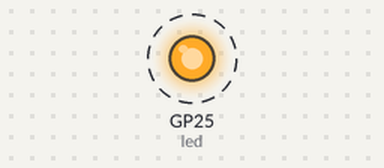
A program run on a simulated Raspberry Pi Pico running MicroPython. Shown: output pins drawn as LEDs (lit = HIGH). Dashed ring = blinking. WiFi joins after 1.5 s; the clock reads 2024-03-15 10:24:30 at power-on unless the program sets it; values from a settings file that is not in the repository are placeholders; web requests get an empty 200 reply after 0.4 s; what the program prints to the serial console is not drawn.

Above: at 21.5 s.
Timing chart, 0 to 25.7 s (numbered marks = the images above):
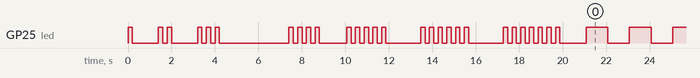

The program:

main_diagnostic.py
```python
"""
Diagnostic version of main.py to identify crash points
Upload this as main.py to test where the Pico is failing
"""

import time
from machine import Pin

print("=" * 50)
print("DIAGNOSTIC MODE - GharSwitch Pico")
print("=" * 50)

# Blink LED to show we're alive
led = Pin("LED", Pin.OUT)

def blink_pattern(count, delay=0.2):
    """Blink LED to show progress"""
    for i in range(count):
        led.on()
        time.sleep(delay)
        led.off()
        time.sleep(delay)

print("[1/7] Basic imports successful")
blink_pattern(1)
time.sleep(1)

# Test network import
try:
    import network
    print("[2/7] Network module imported")
    blink_pattern(2)
    time.sleep(1)
except Exception as e:
    print(f"[ERROR] Failed to import network: {e}")
    while True:
        blink_pattern(10, 0.1)
        time.sleep(2)

# Test config import
try:
    import config
    print("[3/7] Config module imported")
    print(f"    WIFI_SSID: {config.WIFI_SSID}")
    print(f"    TENANT_ID: {config.TENANT_ID}")
    print(f"    DEVICE_ID: {config.DEVICE_ID}")
    blink_pattern(3)
    time.sleep(1)
except Exception as e:
    print(f"[ERROR] Failed to import config: {e}")
    while True:
        blink_pattern(10, 0.1)
        time.sleep(2)

# Test WiFi connection
try:
    print("[4/7] Testing WiFi connection...")
    wlan = network.WLAN(network.STA_IF)
    wlan.active(True)

    if not wlan.isconnected():
        print(f"    Connecting to {config.WIFI_SSID}...")
        wlan.connect(config.WIFI_SSID, config.WIFI_PASS)

        timeout = 15
        while not wlan.isconnected() and timeout > 0:
            print(f"    Waiting... {timeout}s")
            time.sleep(1)
            timeout -= 1

    if wlan.isconnected():
        print(f"    WiFi Connected! IP: {wlan.ifconfig()[0]}")
        blink_pattern(4)
    else:
        print("    [WARNING] WiFi connection failed")
        blink_pattern(4, 0.5)  # Slower blinks = warning

    time.sleep(1)
except Exception as e:
    print(f"[ERROR] WiFi test failed: {e}")
    while True:
        blink_pattern(10, 0.1)
        time.sleep(2)

# Test NTP time sync
try:
    print("[5/7] Testing NTP time sync...")
    import ntptime
    ntptime.settime()
    print("    Time synced successfully")
    blink_pattern(5)
    time.sleep(1)
except Exception as e:
    print(f"[WARNING] NTP sync failed: {e}")
    print("    Continuing anyway...")
    blink_pattern(5, 0.5)
    time.sleep(1)

# Test HTTP request
try:
    print("[6/7] Testing HTTP request...")
    import urequests

    # Simple test request
    print("    Making test request to Google...")
    r = urequests.get("http://www.google.com")
    print(f"    Response: {r.status_code}")
    r.close()
    blink_pattern(6)
    time.sleep(1)
except Exception as e:
    print(f"[ERROR] HTTP request failed: {e}")
    while True:
        blink_pattern(10, 0.1)
        time.sleep(2)

# Test Firebase auth
try:
    print("[7/7] Testing Firebase authentication...")
    import ujson

    payload = ujson.dumps({
        "deviceId": config.DEVICE_ID,
        "deviceSecret": config.DEVICE_SECRET
    })

    print(f"    Requesting custom token from {config.AUTH_URL}...")
    r = urequests.post(
        config.AUTH_URL,
        data=payload,
        headers={'Content-Type': 'application/json'}
    )

    print(f"    Response: {r.status_code}")

    if r.status_code == 200:
        print("    Authentication successful!")
        blink_pattern(7)
    elif r.status_code == 500:
        print("    [ERROR] Server returned 500 - Configuration error")
        print(f"    Response: {r.text}")
        blink_pattern(7, 0.5)
    else:
        print(f"    [WARNING] Unexpected status: {r.status_code}")
        print(f"    Response: {r.text}")
        blink_pattern(7, 0.5)

    r.close()
    time.sleep(1)
except Exception as e:
    print(f"[ERROR] Authentication test failed: {e}")
    import sys
    sys.print_exception(e)
    while True:
        blink_pattern(10, 0.1)
        time.sleep(2)

print("=" * 50)
print("ALL DIAGNOSTIC TESTS COMPLETED!")
print("=" * 50)
print("\nIf you see this message, the Pico is working.")
print("The issue was likely in the main loop or watchdog.")
print("\nLED will blink continuously to show success.")

# Success - continuous slow blink
while True:
    led.toggle()
    time.sleep(1)
```

Measured:
- by itself, GP25 (led): HIGH → LOW at 0.20 s, → HIGH 1.2 s later, → LOW 0.20 s later, → HIGH 0.20 s later, … (164 changes in this stretch)
